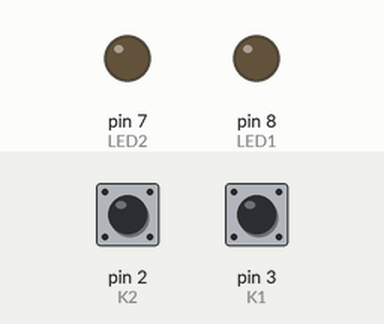
This sketch was run on a simulated Arduino Uno, built with avr-gcc and run on an emulated ATmega328P. Shown: output pins drawn as LEDs (lit = HIGH). Dashed ring = blinking. The test bench sets the inputs (shaded band); at power-on: pin 3 (K1) HIGH, pin 2 (K2) HIGH.

Above: at 1.2 s.
1.3 s: pin 3 (K1) pulled LOW for 0.15 s
At 2.4 s:
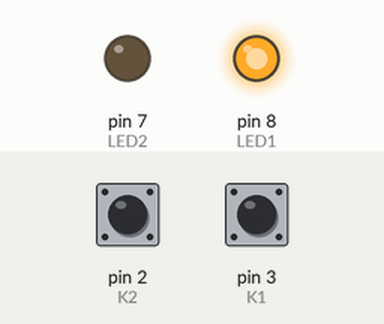
2.9 s: pin 3 (K1) pulled LOW for 1 s
At 3.6 s:
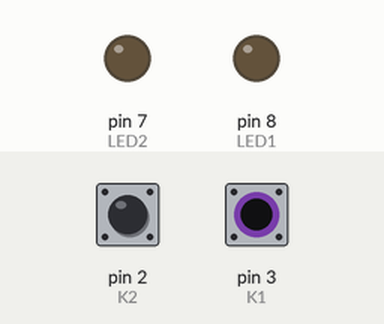
5.4 s: pin 3 (K1) pulled LOW for 3.2 s
At 6.7 s:
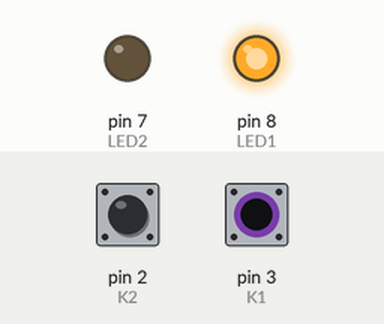
10.1 s: pin 2 (K2) pulsed LOW 5 times (0.12 s each, 0.3 s apart)
At 10.55 s:
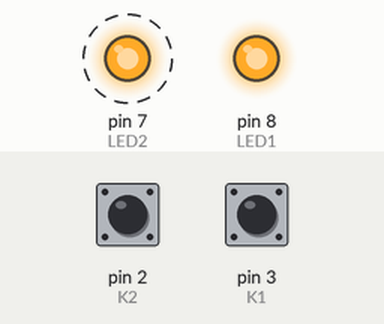
13.1 s: pin 2 (K2) driven LOW and pin 3 (K1) driven LOW
At 13.8 s:
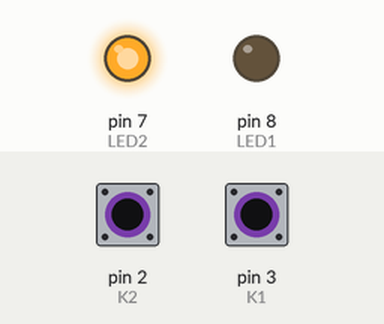
Timing chart, 0 to 15.6 s (numbered marks = the images above; inputs shaded):
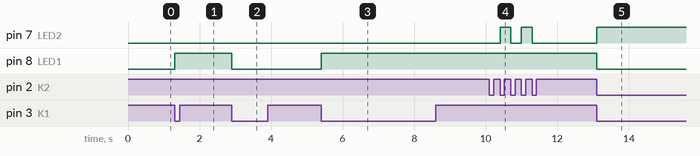

The sketch:

opgave_1.ino
```cpp
# include <Arduino.h>

# define LED1 8 // LED op pin 8
# define LED2 7 //LED op pin 7
# define K2 2 // pin 2 = INT0
# define K1 3 // pin 3 = INT1

boolean interruptActive = true;

void ledToggle () {
  delay(50);
  digitalWrite(LED1, !digitalRead(LED1));
  delay(50); //dender
}

void intToggle () {
  if (interruptActive){
    detachInterrupt(digitalPinToInterrupt ( K1 ));
    digitalWrite(LED2, LOW);
    interruptActive = false;
  }
  else {
    attachInterrupt ( digitalPinToInterrupt ( K1 ) , ledToggle , FALLING ) ;
    digitalWrite(LED2, HIGH);
    interruptActive = true;
  }
  delay(50);
}

void setup () {
  pinMode ( K1 , INPUT_PULLUP ) ; // pin 2 input
  pinMode ( K2 , INPUT_PULLUP ) ;
  pinMode ( LED1, OUTPUT ) ;
  pinMode ( LED2, OUTPUT ) ;
  digitalWrite(LED1, LOW);

  attachInterrupt ( digitalPinToInterrupt ( K1 ) , ledToggle , FALLING ) ;
  attachInterrupt ( digitalPinToInterrupt ( K2 ) , intToggle , FALLING ) ;

}

void loop () {}
```

Measured:
- after the input at 1.3 s, pin 8 (LED1): LOW → HIGH at once
- after the input at 2.9 s, pin 8 (LED1): HIGH → LOW at once
- after the input at 5.4 s, pin 8 (LED1): LOW → HIGH at once
- after the input at 10.1 s, pin 7 (LED2): alternates HIGH for 0.30 s and LOW for 0.30 s, 4 changes in all, then stays LOW, starting after 0.30 s
- after the input at 13.1 s, pin 7 (LED2): LOW → HIGH at once; pin 8 (LED1): HIGH → LOW at once
